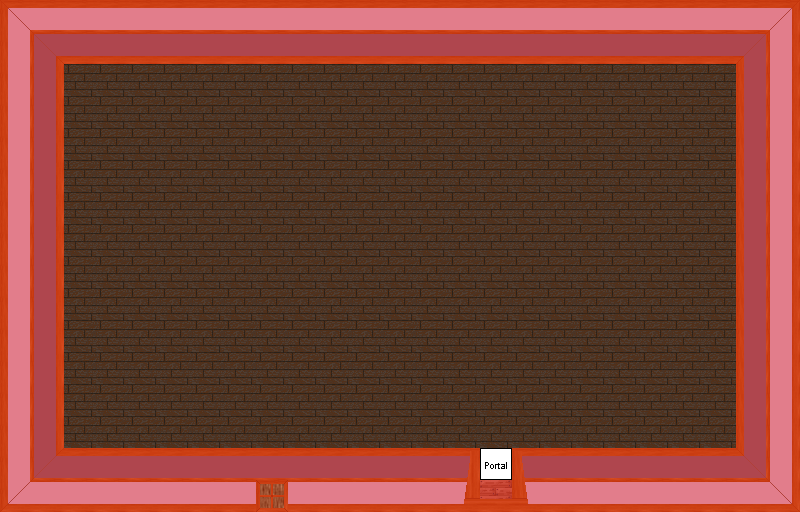

This is a level from a 2D game, rendered from its Tiled map with the project's own tilesets. A one-line summary and the map file follow, with tile-layer data summarised:
An orthogonal 25x16 tile map with 32x32 px tiles, 7 tile layers (0_floor, 1_terrain, 2_object, 3_roof, ...), 7 tilesets and 1 object (mapchange_exit).

<map version="1.2" tiledversion="1.2.4" orientation="orthogonal" renderorder="right-down" width="25" height="16" tilewidth="32" tileheight="32" infinite="0" nextlayerid="15" nextobjectid="1">
 <tileset firstgid="1" name="collision" tilewidth="32" tileheight="32" tilecount="1" columns="1">
  <image source="../../tileset/logic/collision.png" width="32" height="32" />
 </tileset>
 <tileset firstgid="2" name="wood_trim" tilewidth="32" tileheight="32" tilecount="50" columns="10">
  <image source="../../tileset/building/wall/wood_trim.png" width="320" height="160" />
 </tileset>
 <tileset firstgid="52" name="wallpapers" tilewidth="32" tileheight="32" tilecount="25" columns="5">
  <image source="../../tileset/building/wall/wallpapers.png" width="160" height="160" />
 </tileset>
 <tileset firstgid="77" name="floor_tiles" tilewidth="32" tileheight="32" tilecount="9" columns="3">
  <image source="../../tileset/ground/indoor/floor_tiles.png" width="96" height="96" />
 </tileset>
 <tileset firstgid="86" name="ground" tilewidth="32" tileheight="32" tilecount="33" columns="3">
  <image source="../../tileset/ground/ground.png" width="96" height="352" />
 </tileset>
 <tileset firstgid="119" name="ground_3" tilewidth="32" tileheight="32" tilecount="5" columns="5">
  <image source="../../tileset/ground/ground_3.png" width="160" height="32" />
 </tileset>
 <tileset firstgid="124" name="portal" tilewidth="32" tileheight="32" tilecount="24" columns="8">
  <image source="../../tileset/logic/portal.png" width="256" height="96" />
 </tileset>
 <layer id="8" name="0_floor" width="25" height="16">
  <data>[400 cells, 400 non-empty, 5 distinct tile ids]</data>
 </layer>
 <layer id="9" name="1_terrain" width="25" height="16">
  <data>[400 cells, 147 non-empty, 19 distinct tile ids]</data>
 </layer>
 <layer id="10" name="2_object" width="25" height="16">
  <data>[400 cells, 4 non-empty, 4 distinct tile ids]</data>
 </layer>
 <layer id="11" name="3_roof" width="25" height="16">
  <data>[400 cells, 1 non-empty, 1 distinct tile ids]</data>
 </layer>
 <layer id="12" name="objects" width="25" height="16">
  <data>[400 cells, 1 non-empty, 1 distinct tile ids]</data>
 </layer>
 <layer id="13" name="collision" width="25" height="16" opacity="0.43">
  <data>[400 cells, 147 non-empty, 1 distinct tile ids]</data>
 </layer>
 <layer id="14" name="protection" width="25" height="16">
  <data>[400 cells, 0 non-empty, 0 distinct tile ids]</data>
 </layer>
 <objectgroup name="Mapevents">
  <object name="entrance" type="mapchange_exit" id="1" x="480" y="448" width="32" height="32">
   <properties>
    <property name="map" value="0_deniran_city_s_e2_x0_y1" />
    <property name="place" value="deniran_museum_entrance" />
   </properties>
  </object>
 </objectgroup>
</map>
